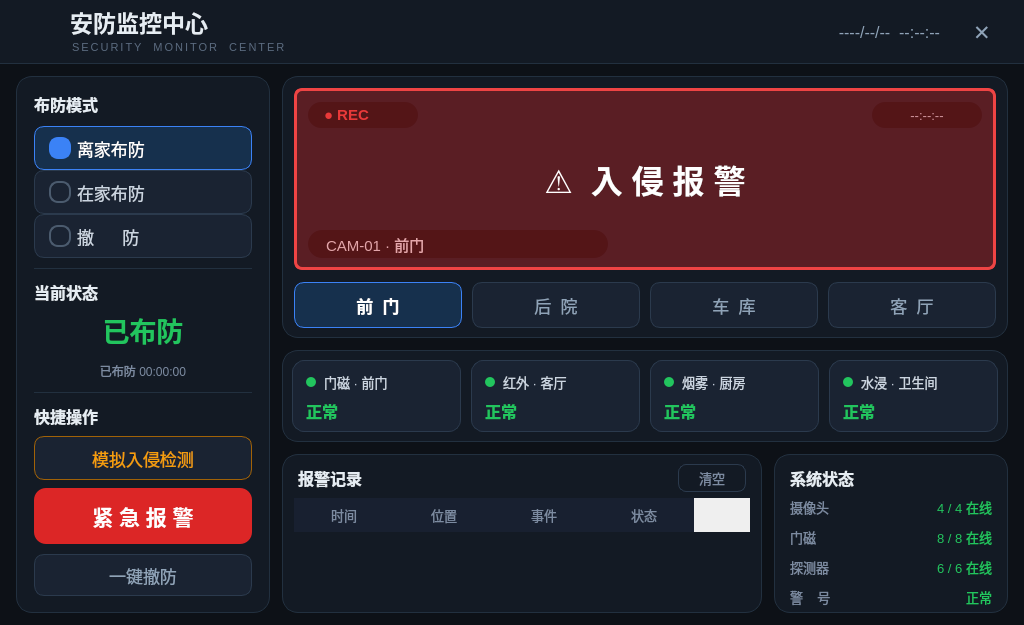
<?xml version="1.0" encoding="UTF-8"?>
<ui version="4.0">
 <class>ShieldDialog</class>
 <widget class="QDialog" name="ShieldDialog">
  <property name="geometry">
   <rect>
    <x>0</x>
    <y>0</y>
    <width>1024</width>
    <height>625</height>
   </rect>
  </property>
  <property name="minimumSize">
   <size>
    <width>1024</width>
    <height>625</height>
   </size>
  </property>
  <property name="maximumSize">
   <size>
    <width>1024</width>
    <height>625</height>
   </size>
  </property>
  <property name="windowTitle">
   <string>安防监控</string>
  </property>
  <property name="styleSheet">
   <string notr="true">QDialog#ShieldDialog{background-color:#0d1117;}
QToolTip{background-color:#1a2332;color:#e6edf3;border:1px solid #3b82f6;}</string>
  </property>
  <widget class="QLabel" name="labelBg">
   <property name="geometry">
    <rect>
     <x>0</x>
     <y>0</y>
     <width>1024</width>
     <height>625</height>
    </rect>
   </property>
   <property name="styleSheet">
    <string notr="true">background-color:#0d1117;</string>
   </property>
   <property name="text">
    <string/>
   </property>
  </widget>
  <widget class="QFrame" name="header">
   <property name="geometry">
    <rect>
     <x>0</x>
     <y>0</y>
     <width>1024</width>
     <height>64</height>
    </rect>
   </property>
   <property name="styleSheet">
    <string notr="true">QFrame#header{background-color:#131a24;border:none;border-bottom:1px solid #22303f;}</string>
   </property>
   <property name="frameShape">
    <enum>QFrame::NoFrame</enum>
   </property>
   <widget class="QLabel" name="lblHeaderIcon">
    <property name="geometry">
     <rect>
      <x>18</x>
      <y>12</y>
      <width>40</width>
      <height>40</height>
     </rect>
    </property>
    <property name="styleSheet">
     <string notr="true">border-image: url(:/icons/res/icons/app/security.svg);</string>
    </property>
    <property name="text">
     <string/>
    </property>
   </widget>
   <widget class="QLabel" name="lblTitle">
    <property name="geometry">
     <rect>
      <x>70</x>
      <y>6</y>
      <width>340</width>
      <height>32</height>
     </rect>
    </property>
    <property name="styleSheet">
     <string notr="true">font-size:17pt;font-weight:bold;color:#e6edf3;</string>
    </property>
    <property name="text">
     <string>安防监控中心</string>
    </property>
   </widget>
   <widget class="QLabel" name="lblSubTitle">
    <property name="geometry">
     <rect>
      <x>72</x>
      <y>38</y>
      <width>340</width>
      <height>18</height>
     </rect>
    </property>
    <property name="styleSheet">
     <string notr="true">font-size:8pt;color:#5b6b7f;letter-spacing:2px;</string>
    </property>
    <property name="text">
     <string>SECURITY  MONITOR  CENTER</string>
    </property>
   </widget>
   <widget class="QLabel" name="lblClock">
    <property name="geometry">
     <rect>
      <x>500</x>
      <y>18</y>
      <width>440</width>
      <height>28</height>
     </rect>
    </property>
    <property name="styleSheet">
     <string notr="true">font-size:12pt;color:#8fa3b8;</string>
    </property>
    <property name="text">
     <string>----/--/--  --:--:--</string>
    </property>
    <property name="alignment">
     <set>Qt::AlignRight|Qt::AlignTrailing|Qt::AlignVCenter</set>
    </property>
   </widget>
   <widget class="QPushButton" name="btnBack">
    <property name="geometry">
     <rect>
      <x>958</x>
      <y>12</y>
      <width>48</width>
      <height>40</height>
     </rect>
    </property>
    <property name="minimumSize">
     <size>
      <width>48</width>
      <height>40</height>
     </size>
    </property>
    <property name="maximumSize">
     <size>
      <width>48</width>
      <height>40</height>
     </size>
    </property>
    <property name="styleSheet">
     <string notr="true">QPushButton{background-color:transparent;color:#8fa3b8;border:none;border-radius:8px;font-size:16pt;}
QPushButton:hover{background-color:#1f2937;color:#ffffff;}
QPushButton:pressed{background-color:#dc2626;color:#ffffff;}</string>
    </property>
    <property name="text">
     <string>✕</string>
    </property>
   </widget>
  </widget>
  <widget class="QFrame" name="panelLeft">
   <property name="geometry">
    <rect>
     <x>16</x>
     <y>76</y>
     <width>254</width>
     <height>537</height>
    </rect>
   </property>
   <property name="styleSheet">
    <string notr="true">QFrame#panelLeft{background-color:#131a24;border:1px solid #22303f;border-radius:16px;}</string>
   </property>
   <property name="frameShape">
    <enum>QFrame::NoFrame</enum>
   </property>
   <widget class="QLabel" name="lblArmModeT">
    <property name="geometry">
     <rect>
      <x>18</x>
      <y>14</y>
      <width>218</width>
      <height>28</height>
     </rect>
    </property>
    <property name="styleSheet">
     <string notr="true">font-size:12pt;font-weight:bold;color:#e6edf3;</string>
    </property>
    <property name="text">
     <string>布防模式</string>
    </property>
   </widget>
   <widget class="QRadioButton" name="rbAway">
    <property name="geometry">
     <rect>
      <x>18</x>
      <y>50</y>
      <width>218</width>
      <height>44</height>
     </rect>
    </property>
    <property name="styleSheet">
     <string notr="true">QRadioButton{color:#cbd5e1;font-size:13pt;padding-left:14px;background-color:#1a2332;border:1px solid #2b3a4d;border-radius:10px;}
QRadioButton:hover{border:1px solid #3b82f6;}
QRadioButton:checked{color:#ffffff;font-weight:bold;background-color:#16304d;border:1px solid #3b82f6;}
QRadioButton::indicator{width:18px;height:18px;border-radius:9px;border:2px solid #4b5b6e;background-color:transparent;}
QRadioButton::indicator:checked{border:2px solid #3b82f6;background-color:#3b82f6;}</string>
    </property>
    <property name="text">
     <string>离家布防</string>
    </property>
    <property name="checked">
     <bool>true</bool>
    </property>
   </widget>
   <widget class="QRadioButton" name="rbHome">
    <property name="geometry">
     <rect>
      <x>18</x>
      <y>94</y>
      <width>218</width>
      <height>44</height>
     </rect>
    </property>
    <property name="styleSheet">
     <string notr="true">QRadioButton{color:#cbd5e1;font-size:13pt;padding-left:14px;background-color:#1a2332;border:1px solid #2b3a4d;border-radius:10px;}
QRadioButton:hover{border:1px solid #3b82f6;}
QRadioButton:checked{color:#ffffff;font-weight:bold;background-color:#16304d;border:1px solid #3b82f6;}
QRadioButton::indicator{width:18px;height:18px;border-radius:9px;border:2px solid #4b5b6e;background-color:transparent;}
QRadioButton::indicator:checked{border:2px solid #3b82f6;background-color:#3b82f6;}</string>
    </property>
    <property name="text">
     <string>在家布防</string>
    </property>
   </widget>
   <widget class="QRadioButton" name="rbDisarm">
    <property name="geometry">
     <rect>
      <x>18</x>
      <y>138</y>
      <width>218</width>
      <height>44</height>
     </rect>
    </property>
    <property name="styleSheet">
     <string notr="true">QRadioButton{color:#cbd5e1;font-size:13pt;padding-left:14px;background-color:#1a2332;border:1px solid #2b3a4d;border-radius:10px;}
QRadioButton:hover{border:1px solid #3b82f6;}
QRadioButton:checked{color:#ffffff;font-weight:bold;background-color:#16304d;border:1px solid #3b82f6;}
QRadioButton::indicator{width:18px;height:18px;border-radius:9px;border:2px solid #4b5b6e;background-color:transparent;}
QRadioButton::indicator:checked{border:2px solid #3b82f6;background-color:#3b82f6;}</string>
    </property>
    <property name="text">
     <string>撤      防</string>
    </property>
   </widget>
   <widget class="QFrame" name="line1">
    <property name="geometry">
     <rect>
      <x>18</x>
      <y>192</y>
      <width>218</width>
      <height>1</height>
     </rect>
    </property>
    <property name="styleSheet">
     <string notr="true">background-color:#22303f;border:none;</string>
    </property>
    <property name="frameShape">
     <enum>QFrame::NoFrame</enum>
    </property>
   </widget>
   <widget class="QLabel" name="lblStatusT">
    <property name="geometry">
     <rect>
      <x>18</x>
      <y>202</y>
      <width>218</width>
      <height>28</height>
     </rect>
    </property>
    <property name="styleSheet">
     <string notr="true">font-size:12pt;font-weight:bold;color:#e6edf3;</string>
    </property>
    <property name="text">
     <string>当前状态</string>
    </property>
   </widget>
   <widget class="QLabel" name="lblArmStatus">
    <property name="geometry">
     <rect>
      <x>18</x>
      <y>228</y>
      <width>218</width>
      <height>52</height>
     </rect>
    </property>
    <property name="styleSheet">
     <string notr="true">font-size:20pt;font-weight:bold;color:#22c55e;</string>
    </property>
    <property name="text">
     <string>已布防</string>
    </property>
    <property name="alignment">
     <set>Qt::AlignCenter</set>
    </property>
   </widget>
   <widget class="QLabel" name="lblArmDetail">
    <property name="geometry">
     <rect>
      <x>18</x>
      <y>284</y>
      <width>218</width>
      <height>22</height>
     </rect>
    </property>
    <property name="styleSheet">
     <string notr="true">font-size:9pt;color:#7c8ba1;</string>
    </property>
    <property name="text">
     <string>已布防 00:00:00</string>
    </property>
    <property name="alignment">
     <set>Qt::AlignCenter</set>
    </property>
   </widget>
   <widget class="QFrame" name="line2">
    <property name="geometry">
     <rect>
      <x>18</x>
      <y>316</y>
      <width>218</width>
      <height>1</height>
     </rect>
    </property>
    <property name="styleSheet">
     <string notr="true">background-color:#22303f;border:none;</string>
    </property>
    <property name="frameShape">
     <enum>QFrame::NoFrame</enum>
    </property>
   </widget>
   <widget class="QLabel" name="lblQuickT">
    <property name="geometry">
     <rect>
      <x>18</x>
      <y>326</y>
      <width>218</width>
      <height>28</height>
     </rect>
    </property>
    <property name="styleSheet">
     <string notr="true">font-size:12pt;font-weight:bold;color:#e6edf3;</string>
    </property>
    <property name="text">
     <string>快捷操作</string>
    </property>
   </widget>
   <widget class="QPushButton" name="btnSimulate">
    <property name="geometry">
     <rect>
      <x>18</x>
      <y>360</y>
      <width>218</width>
      <height>44</height>
     </rect>
    </property>
    <property name="styleSheet">
     <string notr="true">QPushButton{background-color:#1a2332;color:#f59e0b;border:1px solid #a16207;border-radius:10px;font-size:13pt;}
QPushButton:hover{background-color:#241f12;}
QPushButton:pressed{background-color:#3a2e10;}</string>
    </property>
    <property name="text">
     <string>模拟入侵检测</string>
    </property>
   </widget>
   <widget class="QPushButton" name="btnSos">
    <property name="geometry">
     <rect>
      <x>18</x>
      <y>412</y>
      <width>218</width>
      <height>56</height>
     </rect>
    </property>
    <property name="styleSheet">
     <string notr="true">QPushButton{background-color:#dc2626;color:#ffffff;border:none;border-radius:12px;font-size:16pt;font-weight:bold;}
QPushButton:hover{background-color:#ef4444;}
QPushButton:pressed{background-color:#991b1b;}</string>
    </property>
    <property name="text">
     <string>紧 急 报 警</string>
    </property>
   </widget>
   <widget class="QPushButton" name="btnDisarmAll">
    <property name="geometry">
     <rect>
      <x>18</x>
      <y>478</y>
      <width>218</width>
      <height>42</height>
     </rect>
    </property>
    <property name="styleSheet">
     <string notr="true">QPushButton{background-color:#1a2332;color:#8fa3b8;border:1px solid #2b3a4d;border-radius:10px;font-size:13pt;}
QPushButton:hover{border:1px solid #3b82f6;color:#ffffff;}
QPushButton:pressed{background-color:#292f3a;}</string>
    </property>
    <property name="text">
     <string>一键撤防</string>
    </property>
   </widget>
  </widget>
  <widget class="QFrame" name="panelVideo">
   <property name="geometry">
    <rect>
     <x>282</x>
     <y>76</y>
     <width>726</width>
     <height>262</height>
    </rect>
   </property>
   <property name="styleSheet">
    <string notr="true">QFrame#panelVideo{background-color:#131a24;border:1px solid #22303f;border-radius:16px;}</string>
   </property>
   <property name="frameShape">
    <enum>QFrame::NoFrame</enum>
   </property>
   <widget class="VideoWidget" name="videoView" native="true">
    <property name="geometry">
     <rect>
      <x>12</x>
      <y>12</y>
      <width>702</width>
      <height>182</height>
     </rect>
    </property>
    <property name="minimumSize">
     <size>
      <width>702</width>
      <height>182</height>
     </size>
    </property>
    <property name="maximumSize">
     <size>
      <width>702</width>
      <height>182</height>
     </size>
    </property>
   </widget>
   <widget class="QLabel" name="lblLive">
    <property name="geometry">
     <rect>
      <x>26</x>
      <y>26</y>
      <width>110</width>
      <height>26</height>
     </rect>
    </property>
    <property name="styleSheet">
     <string notr="true">background-color:rgba(0,0,0,140);color:#ef4444;border-radius:13px;padding-left:12px;font-size:11pt;font-weight:bold;</string>
    </property>
    <property name="text">
     <string>● REC</string>
    </property>
   </widget>
   <widget class="QLabel" name="lblVideoTime">
    <property name="geometry">
     <rect>
      <x>590</x>
      <y>26</y>
      <width>110</width>
      <height>26</height>
     </rect>
    </property>
    <property name="styleSheet">
     <string notr="true">background-color:rgba(0,0,0,140);color:#cbd5e1;border-radius:13px;font-size:10pt;</string>
    </property>
    <property name="text">
     <string>--:--:--</string>
    </property>
    <property name="alignment">
     <set>Qt::AlignCenter</set>
    </property>
   </widget>
   <widget class="QLabel" name="lblChannel">
    <property name="geometry">
     <rect>
      <x>26</x>
      <y>154</y>
      <width>300</width>
      <height>28</height>
     </rect>
    </property>
    <property name="styleSheet">
     <string notr="true">background-color:rgba(0,0,0,140);color:#e6edf3;border-radius:14px;padding-left:14px;font-size:11pt;</string>
    </property>
    <property name="text">
     <string>CAM-01 · 前门</string>
    </property>
   </widget>
   <widget class="QLabel" name="lblAlarm">
    <property name="geometry">
     <rect>
      <x>12</x>
      <y>12</y>
      <width>702</width>
      <height>182</height>
     </rect>
    </property>
    <property name="visible">
     <bool>false</bool>
    </property>
    <property name="styleSheet">
     <string notr="true">background-color:rgba(220,38,38,90);border:3px solid #ef4444;border-radius:8px;color:#ffffff;font-size:24pt;font-weight:bold;</string>
    </property>
    <property name="text">
     <string>⚠  入 侵 报 警</string>
    </property>
    <property name="alignment">
     <set>Qt::AlignCenter</set>
    </property>
   </widget>
   <widget class="QPushButton" name="btnCh1">
    <property name="geometry">
     <rect>
      <x>12</x>
      <y>206</y>
      <width>168</width>
      <height>46</height>
     </rect>
    </property>
    <property name="styleSheet">
     <string notr="true">QPushButton{background-color:#1a2332;color:#8fa3b8;border:1px solid #2b3a4d;border-radius:10px;font-size:13pt;}
QPushButton:hover{border:1px solid #3b82f6;}
QPushButton:checked{background-color:#16304d;color:#ffffff;border:1px solid #3b82f6;font-weight:bold;}
QPushButton:disabled{background-color:#101720;color:#3a4759;border:1px dashed #2b3a4d;font-weight:normal;}</string>
    </property>
    <property name="text">
     <string>前  门</string>
    </property>
    <property name="checkable">
     <bool>true</bool>
    </property>
    <property name="checked">
     <bool>true</bool>
    </property>
    <property name="autoExclusive">
     <bool>true</bool>
    </property>
   </widget>
   <widget class="QPushButton" name="btnCh2">
    <property name="geometry">
     <rect>
      <x>190</x>
      <y>206</y>
      <width>168</width>
      <height>46</height>
     </rect>
    </property>
    <property name="styleSheet">
     <string notr="true">QPushButton{background-color:#1a2332;color:#8fa3b8;border:1px solid #2b3a4d;border-radius:10px;font-size:13pt;}
QPushButton:hover{border:1px solid #3b82f6;}
QPushButton:checked{background-color:#16304d;color:#ffffff;border:1px solid #3b82f6;font-weight:bold;}
QPushButton:disabled{background-color:#101720;color:#3a4759;border:1px dashed #2b3a4d;font-weight:normal;}</string>
    </property>
    <property name="text">
     <string>后  院</string>
    </property>
    <property name="checkable">
     <bool>true</bool>
    </property>
    <property name="autoExclusive">
     <bool>true</bool>
    </property>
   </widget>
   <widget class="QPushButton" name="btnCh3">
    <property name="geometry">
     <rect>
      <x>368</x>
      <y>206</y>
      <width>168</width>
      <height>46</height>
     </rect>
    </property>
    <property name="styleSheet">
     <string notr="true">QPushButton{background-color:#1a2332;color:#8fa3b8;border:1px solid #2b3a4d;border-radius:10px;font-size:13pt;}
QPushButton:hover{border:1px solid #3b82f6;}
QPushButton:checked{background-color:#16304d;color:#ffffff;border:1px solid #3b82f6;font-weight:bold;}
QPushButton:disabled{background-color:#101720;color:#3a4759;border:1px dashed #2b3a4d;font-weight:normal;}</string>
    </property>
    <property name="text">
     <string>车  库</string>
    </property>
    <property name="checkable">
     <bool>true</bool>
    </property>
    <property name="autoExclusive">
     <bool>true</bool>
    </property>
   </widget>
   <widget class="QPushButton" name="btnCh4">
    <property name="geometry">
     <rect>
      <x>546</x>
      <y>206</y>
      <width>168</width>
      <height>46</height>
     </rect>
    </property>
    <property name="styleSheet">
     <string notr="true">QPushButton{background-color:#1a2332;color:#8fa3b8;border:1px solid #2b3a4d;border-radius:10px;font-size:13pt;}
QPushButton:hover{border:1px solid #3b82f6;}
QPushButton:checked{background-color:#16304d;color:#ffffff;border:1px solid #3b82f6;font-weight:bold;}
QPushButton:disabled{background-color:#101720;color:#3a4759;border:1px dashed #2b3a4d;font-weight:normal;}</string>
    </property>
    <property name="text">
     <string>客  厅</string>
    </property>
    <property name="checkable">
     <bool>true</bool>
    </property>
    <property name="autoExclusive">
     <bool>true</bool>
    </property>
   </widget>
  </widget>
  <widget class="QFrame" name="panelSensor">
   <property name="geometry">
    <rect>
     <x>282</x>
     <y>350</y>
     <width>726</width>
     <height>92</height>
    </rect>
   </property>
   <property name="styleSheet">
    <string notr="true">QFrame#panelSensor{background-color:#131a24;border:1px solid #22303f;border-radius:16px;}</string>
   </property>
   <property name="frameShape">
    <enum>QFrame::NoFrame</enum>
   </property>
   <widget class="QFrame" name="cardSensor1">
    <property name="geometry">
     <rect>
      <x>10</x>
      <y>10</y>
      <width>169</width>
      <height>72</height>
     </rect>
    </property>
    <property name="styleSheet">
     <string notr="true">QFrame#cardSensor1{background-color:#1a2332;border:1px solid #2b3a4d;border-radius:12px;}</string>
    </property>
    <property name="frameShape">
     <enum>QFrame::NoFrame</enum>
    </property>
    <widget class="QLabel" name="dotSensor1">
     <property name="geometry">
      <rect>
       <x>14</x>
       <y>17</y>
       <width>10</width>
       <height>10</height>
      </rect>
     </property>
     <property name="styleSheet">
      <string notr="true">background-color:#22c55e;border-radius:5px;</string>
     </property>
     <property name="text">
      <string/>
     </property>
    </widget>
    <widget class="QLabel" name="nameSensor1">
     <property name="geometry">
      <rect>
       <x>32</x>
       <y>10</y>
       <width>128</width>
       <height>24</height>
      </rect>
     </property>
     <property name="styleSheet">
      <string notr="true">font-size:10pt;color:#cbd5e1;</string>
     </property>
     <property name="text">
      <string>门磁 · 前门</string>
     </property>
    </widget>
    <widget class="QLabel" name="stateSensor1">
     <property name="geometry">
      <rect>
       <x>14</x>
       <y>40</y>
       <width>146</width>
       <height>22</height>
      </rect>
     </property>
     <property name="styleSheet">
      <string notr="true">font-size:12pt;font-weight:bold;color:#22c55e;</string>
     </property>
     <property name="text">
      <string>正常</string>
     </property>
    </widget>
   </widget>
   <widget class="QFrame" name="cardSensor2">
    <property name="geometry">
     <rect>
      <x>189</x>
      <y>10</y>
      <width>169</width>
      <height>72</height>
     </rect>
    </property>
    <property name="styleSheet">
     <string notr="true">QFrame#cardSensor2{background-color:#1a2332;border:1px solid #2b3a4d;border-radius:12px;}</string>
    </property>
    <property name="frameShape">
     <enum>QFrame::NoFrame</enum>
    </property>
    <widget class="QLabel" name="dotSensor2">
     <property name="geometry">
      <rect>
       <x>14</x>
       <y>17</y>
       <width>10</width>
       <height>10</height>
      </rect>
     </property>
     <property name="styleSheet">
      <string notr="true">background-color:#22c55e;border-radius:5px;</string>
     </property>
     <property name="text">
      <string/>
     </property>
    </widget>
    <widget class="QLabel" name="nameSensor2">
     <property name="geometry">
      <rect>
       <x>32</x>
       <y>10</y>
       <width>128</width>
       <height>24</height>
      </rect>
     </property>
     <property name="styleSheet">
      <string notr="true">font-size:10pt;color:#cbd5e1;</string>
     </property>
     <property name="text">
      <string>红外 · 客厅</string>
     </property>
    </widget>
    <widget class="QLabel" name="stateSensor2">
     <property name="geometry">
      <rect>
       <x>14</x>
       <y>40</y>
       <width>146</width>
       <height>22</height>
      </rect>
     </property>
     <property name="styleSheet">
      <string notr="true">font-size:12pt;font-weight:bold;color:#22c55e;</string>
     </property>
     <property name="text">
      <string>正常</string>
     </property>
    </widget>
   </widget>
   <widget class="QFrame" name="cardSensor3">
    <property name="geometry">
     <rect>
      <x>368</x>
      <y>10</y>
      <width>169</width>
      <height>72</height>
     </rect>
    </property>
    <property name="styleSheet">
     <string notr="true">QFrame#cardSensor3{background-color:#1a2332;border:1px solid #2b3a4d;border-radius:12px;}</string>
    </property>
    <property name="frameShape">
     <enum>QFrame::NoFrame</enum>
    </property>
    <widget class="QLabel" name="dotSensor3">
     <property name="geometry">
      <rect>
       <x>14</x>
       <y>17</y>
       <width>10</width>
       <height>10</height>
      </rect>
     </property>
     <property name="styleSheet">
      <string notr="true">background-color:#22c55e;border-radius:5px;</string>
     </property>
     <property name="text">
      <string/>
     </property>
    </widget>
    <widget class="QLabel" name="nameSensor3">
     <property name="geometry">
      <rect>
       <x>32</x>
       <y>10</y>
       <width>128</width>
       <height>24</height>
      </rect>
     </property>
     <property name="styleSheet">
      <string notr="true">font-size:10pt;color:#cbd5e1;</string>
     </property>
     <property name="text">
      <string>烟雾 · 厨房</string>
     </property>
    </widget>
    <widget class="QLabel" name="stateSensor3">
     <property name="geometry">
      <rect>
       <x>14</x>
       <y>40</y>
       <width>146</width>
       <height>22</height>
      </rect>
     </property>
     <property name="styleSheet">
      <string notr="true">font-size:12pt;font-weight:bold;color:#22c55e;</string>
     </property>
     <property name="text">
      <string>正常</string>
     </property>
    </widget>
   </widget>
   <widget class="QFrame" name="cardSensor4">
    <property name="geometry">
     <rect>
      <x>547</x>
      <y>10</y>
      <width>169</width>
      <height>72</height>
     </rect>
    </property>
    <property name="styleSheet">
     <string notr="true">QFrame#cardSensor4{background-color:#1a2332;border:1px solid #2b3a4d;border-radius:12px;}</string>
    </property>
    <property name="frameShape">
     <enum>QFrame::NoFrame</enum>
    </property>
    <widget class="QLabel" name="dotSensor4">
     <property name="geometry">
      <rect>
       <x>14</x>
       <y>17</y>
       <width>10</width>
       <height>10</height>
      </rect>
     </property>
     <property name="styleSheet">
      <string notr="true">background-color:#22c55e;border-radius:5px;</string>
     </property>
     <property name="text">
      <string/>
     </property>
    </widget>
    <widget class="QLabel" name="nameSensor4">
     <property name="geometry">
      <rect>
       <x>32</x>
       <y>10</y>
       <width>128</width>
       <height>24</height>
      </rect>
     </property>
     <property name="styleSheet">
      <string notr="true">font-size:10pt;color:#cbd5e1;</string>
     </property>
     <property name="text">
      <string>水浸 · 卫生间</string>
     </property>
    </widget>
    <widget class="QLabel" name="stateSensor4">
     <property name="geometry">
      <rect>
       <x>14</x>
       <y>40</y>
       <width>146</width>
       <height>22</height>
      </rect>
     </property>
     <property name="styleSheet">
      <string notr="true">font-size:12pt;font-weight:bold;color:#22c55e;</string>
     </property>
     <property name="text">
      <string>正常</string>
     </property>
    </widget>
   </widget>
  </widget>
  <widget class="QFrame" name="panelLog">
   <property name="geometry">
    <rect>
     <x>282</x>
     <y>454</y>
     <width>480</width>
     <height>159</height>
    </rect>
   </property>
   <property name="styleSheet">
    <string notr="true">QFrame#panelLog{background-color:#131a24;border:1px solid #22303f;border-radius:16px;}</string>
   </property>
   <property name="frameShape">
    <enum>QFrame::NoFrame</enum>
   </property>
   <widget class="QLabel" name="lblLogT">
    <property name="geometry">
     <rect>
      <x>16</x>
      <y>10</y>
      <width>200</width>
      <height>28</height>
     </rect>
    </property>
    <property name="styleSheet">
     <string notr="true">font-size:12pt;font-weight:bold;color:#e6edf3;</string>
    </property>
    <property name="text">
     <string>报警记录</string>
    </property>
   </widget>
   <widget class="QPushButton" name="btnClearLog">
    <property name="geometry">
     <rect>
      <x>396</x>
      <y>10</y>
      <width>68</width>
      <height>28</height>
     </rect>
    </property>
    <property name="styleSheet">
     <string notr="true">QPushButton{background-color:transparent;color:#7c8ba1;border:1px solid #2b3a4d;border-radius:8px;font-size:10pt;}
QPushButton:hover{color:#ffffff;border:1px solid #3b82f6;}
QPushButton:pressed{background-color:#1a2332;}</string>
    </property>
    <property name="text">
     <string>清空</string>
    </property>
   </widget>
   <widget class="QTableWidget" name="tableLog">
    <property name="geometry">
     <rect>
      <x>12</x>
      <y>44</y>
      <width>456</width>
      <height>103</height>
     </rect>
    </property>
    <property name="styleSheet">
     <string notr="true">QTableWidget{background-color:transparent;border:none;gridline-color:#1e2836;font-size:10pt;}
QTableWidget::item{padding-left:8px;border-bottom:1px solid #1e2836;}
QTableWidget::item:selected{background-color:#1e3a5f;}
QHeaderView::section{background-color:#182030;color:#7c8ba1;border:none;padding:5px;font-size:10pt;}
QTableCornerButton::section{background-color:#182030;border:none;}</string>
    </property>
    <property name="frameShape">
     <enum>QFrame::NoFrame</enum>
    </property>
    <property name="selectionBehavior">
     <enum>QAbstractItemView::SelectRows</enum>
    </property>
    <property name="showGrid">
     <bool>false</bool>
    </property>
    <property name="columnCount">
     <number>4</number>
    </property>
    <column>
     <property name="text">
      <string>时间</string>
     </property>
    </column>
    <column>
     <property name="text">
      <string>位置</string>
     </property>
    </column>
    <column>
     <property name="text">
      <string>事件</string>
     </property>
    </column>
    <column>
     <property name="text">
      <string>状态</string>
     </property>
    </column>
   </widget>
  </widget>
  <widget class="QFrame" name="panelDevice">
   <property name="geometry">
    <rect>
     <x>774</x>
     <y>454</y>
     <width>234</width>
     <height>159</height>
    </rect>
   </property>
   <property name="styleSheet">
    <string notr="true">QFrame#panelDevice{background-color:#131a24;border:1px solid #22303f;border-radius:16px;}</string>
   </property>
   <property name="frameShape">
    <enum>QFrame::NoFrame</enum>
   </property>
   <widget class="QLabel" name="lblDevT">
    <property name="geometry">
     <rect>
      <x>16</x>
      <y>10</y>
      <width>200</width>
      <height>28</height>
     </rect>
    </property>
    <property name="styleSheet">
     <string notr="true">font-size:12pt;font-weight:bold;color:#e6edf3;</string>
    </property>
    <property name="text">
     <string>系统状态</string>
    </property>
   </widget>
   <widget class="QLabel" name="lblDev1Name">
    <property name="geometry">
     <rect>
      <x>16</x>
      <y>42</y>
      <width>100</width>
      <height>22</height>
     </rect>
    </property>
    <property name="styleSheet">
     <string notr="true">font-size:10pt;color:#7c8ba1;</string>
    </property>
    <property name="text">
     <string>摄像头</string>
    </property>
   </widget>
   <widget class="QLabel" name="lblDev1Val">
    <property name="geometry">
     <rect>
      <x>116</x>
      <y>42</y>
      <width>102</width>
      <height>22</height>
     </rect>
    </property>
    <property name="styleSheet">
     <string notr="true">font-size:10pt;color:#22c55e;</string>
    </property>
    <property name="text">
     <string>4 / 4 在线</string>
    </property>
    <property name="alignment">
     <set>Qt::AlignRight|Qt::AlignTrailing|Qt::AlignVCenter</set>
    </property>
   </widget>
   <widget class="QLabel" name="lblDev2Name">
    <property name="geometry">
     <rect>
      <x>16</x>
      <y>72</y>
      <width>100</width>
      <height>22</height>
     </rect>
    </property>
    <property name="styleSheet">
     <string notr="true">font-size:10pt;color:#7c8ba1;</string>
    </property>
    <property name="text">
     <string>门磁</string>
    </property>
   </widget>
   <widget class="QLabel" name="lblDev2Val">
    <property name="geometry">
     <rect>
      <x>116</x>
      <y>72</y>
      <width>102</width>
      <height>22</height>
     </rect>
    </property>
    <property name="styleSheet">
     <string notr="true">font-size:10pt;color:#22c55e;</string>
    </property>
    <property name="text">
     <string>8 / 8 在线</string>
    </property>
    <property name="alignment">
     <set>Qt::AlignRight|Qt::AlignTrailing|Qt::AlignVCenter</set>
    </property>
   </widget>
   <widget class="QLabel" name="lblDev3Name">
    <property name="geometry">
     <rect>
      <x>16</x>
      <y>102</y>
      <width>100</width>
      <height>22</height>
     </rect>
    </property>
    <property name="styleSheet">
     <string notr="true">font-size:10pt;color:#7c8ba1;</string>
    </property>
    <property name="text">
     <string>探测器</string>
    </property>
   </widget>
   <widget class="QLabel" name="lblDev3Val">
    <property name="geometry">
     <rect>
      <x>116</x>
      <y>102</y>
      <width>102</width>
      <height>22</height>
     </rect>
    </property>
    <property name="styleSheet">
     <string notr="true">font-size:10pt;color:#22c55e;</string>
    </property>
    <property name="text">
     <string>6 / 6 在线</string>
    </property>
    <property name="alignment">
     <set>Qt::AlignRight|Qt::AlignTrailing|Qt::AlignVCenter</set>
    </property>
   </widget>
   <widget class="QLabel" name="lblDev4Name">
    <property name="geometry">
     <rect>
      <x>16</x>
      <y>132</y>
      <width>100</width>
      <height>22</height>
     </rect>
    </property>
    <property name="styleSheet">
     <string notr="true">font-size:10pt;color:#7c8ba1;</string>
    </property>
    <property name="text">
     <string>警    号</string>
    </property>
   </widget>
   <widget class="QLabel" name="lblDev4Val">
    <property name="geometry">
     <rect>
      <x>116</x>
      <y>132</y>
      <width>102</width>
      <height>22</height>
     </rect>
    </property>
    <property name="styleSheet">
     <string notr="true">font-size:10pt;color:#22c55e;</string>
    </property>
    <property name="text">
     <string>正常</string>
    </property>
    <property name="alignment">
     <set>Qt::AlignRight|Qt::AlignTrailing|Qt::AlignVCenter</set>
    </property>
   </widget>
  </widget>
 </widget>
 <customwidgets>
  <customwidget>
   <class>VideoWidget</class>
   <extends>QWidget</extends>
   <header>videowidget.h</header>
  </customwidget>
 </customwidgets>
 <resources/>
 <connections/>
</ui>
